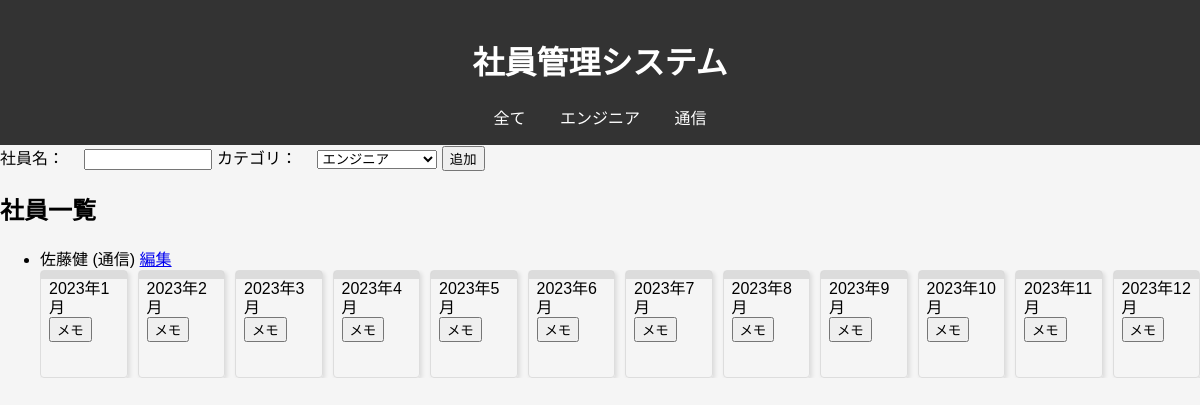
The app's page /通信, older data.
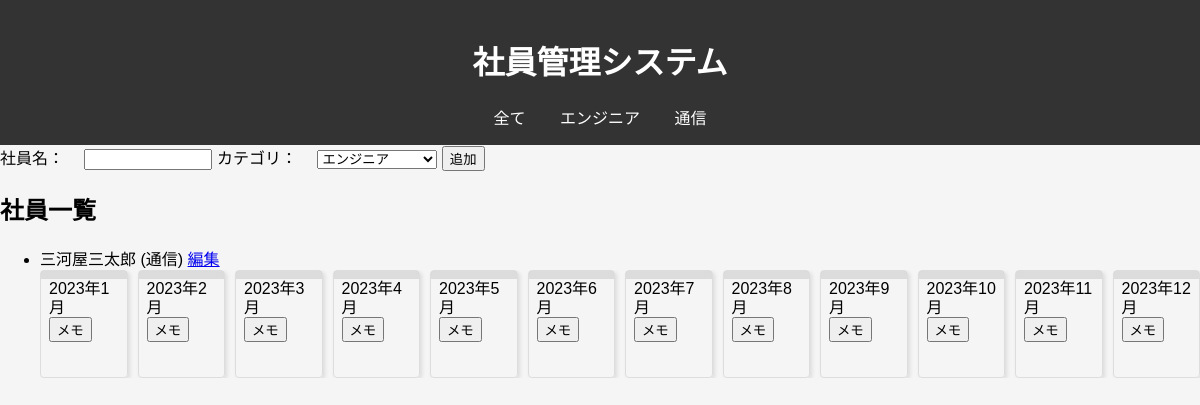
The same page, newer data.
### app.py (models this page shows)
class Employee(db.Model):
    id = db.Column(db.Integer, primary_key=True)
    name = db.Column(db.String(80), nullable=False)
    category = db.Column(db.String(80), nullable=False)

### app.py (the view)
@app.route('/')
@app.route('/<category>')
def index(category=None):
    if category and category in ['エンジニア', '通信']:
        employees = Employee.query.filter_by(category=category).all()
    else:
        employees = Employee.query.all()
    return render_template('index.html', employees=employees, current_category=category)

### templates/index.html (shortened to what this page needs)
<!DOCTYPE html>
<html lang="ja">
  <head>
    <link
      rel="stylesheet"
      href="{{ url_for('static', filename='styles.css') }}"
    />
    <link
      rel="stylesheet"
      href="{{ url_for('static', filename='main.css') }}"
    />
  </head>
  <body>
    <header>
      <h1>社員管理システム</h1>
      <nav>
        <a href="{{ url_for('index') }}" class="{{ 'active' if not category }}"
          >全て</a
        >
        <a
          href="{{ url_for('index', category='エンジニア') }}"
          class="{{ 'active' if category == 'エンジニア' }}"
          >エンジニア</a
        >
        <a
          href="{{ url_for('index', category='通信') }}"
          class="{{ 'active' if category == '通信' }}"
          >通信</a
        >
      </nav>
    </header>
    <form action="/add_employee" method="post">
      <label for="employee_name">社員名：</label>
      <input type="text" name="employee_name" id="employee_name" required />
      <label for="category">カテゴリ：</label>
      <select name="category" id="category">
        <option value="エンジニア">エンジニア</option>
      </select>
      <input type="submit" value="追加" />
    </form>
    <main>
      <section>
        <h2>社員一覧</h2>
        <ul id="employee-list">
          {% for employee in employees %}
          <li>
            {{ employee.name }} ({{ employee.category }})
            <a href="{{ url_for('employee_detail', id=employee.id) }}">編集</a>
            <div class="employee-calendar" data-employee-id="{{ employee.id }}">
              {% for month in range(1, 13) %}
              <div class="month-calendar">
                <div class="month-title">2023年{{ month }}月</div>
                <button class="memo-btn">メモ</button>
                <table class="calender-table">
                </table>
              </div>
              {% endfor %}
            </div>
          </li>
          {% endfor %}
        </ul>
      </section>
    </main>
  </body>
</html>

Row changes from the older to the newer data that the page shows:
no longer on this page (row edited): Employee: name "佐藤健", category "通信", month "1" "2" "3" "4" "5" "6" "7" "8" "9" "10" "11" "12"
added Employee: name "三河屋三太郎", category "通信", month "1" "2" "3" "4" "5" "6" "7" "8" "9" "10" "11" "12"
